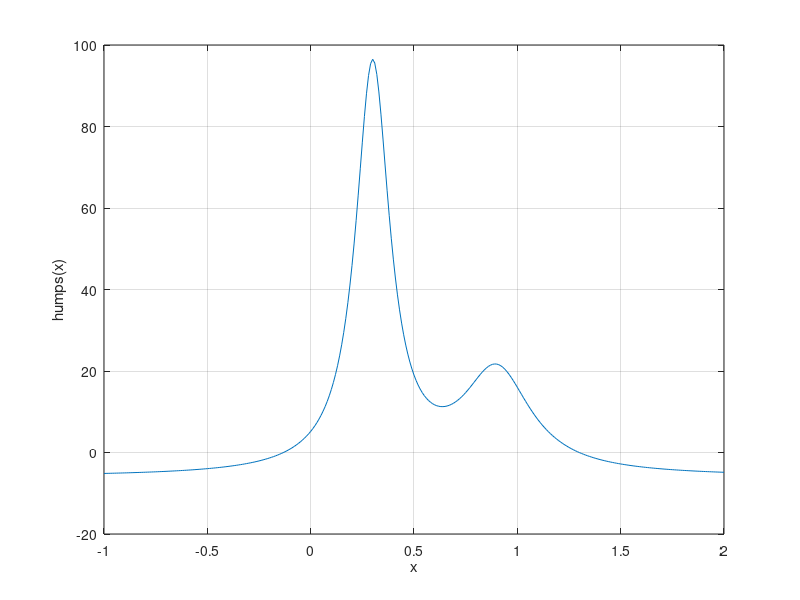

Write MATLAB code to recreate this figure.
%Shishir Khanal
%01/01/2022
%Optimization using fminbnd
%fminbnd can't be used to compute optimum of multivariable functions
%-----------------------------

clc; close all; clear;
f = @(x) x.^3 + 4*x;
%fplot(f)
axis([-3 3 -15 15])

x = -3:0.1:3;
plot(x, f(x))

%local minimum
%computes most minimum value among all critical points
[xmin, fmin] = fminbnd(f, -3, 3);

%-----------------------------

clc; close all; clear;

f = @(x) x.^2 +  4*sin(5*x);
%fplot(f)
axis([-3 3 -15 15])

x = -5:0.1:5;
plot(x, f(x))

%local minimum
%computes min value of critical point
[xmin1, fmin1] = fminbnd(f, -3.5, -2.5);

[xmin2, fmin2] = fminbnd(f, 3, 4.5);

%-----------------------------

clc; close all; clear;

f = @(x) x.^3 - 4*x;
%interval
x1 = -3;
x2 = 3;
%Display the iterations of optimization
options = optimset('Display', 'iter');
[xmin1, fmin1] = fminbnd(f, x1, x2, options);


%-----------------------------

clc; close all; clear;

y = @(x) humps(x);
x = -1:0.01:2;
plot(x,y(x))
xlabel('x')
ylabel('humps(x)')
grid on

%interval
x1 = 0.3;
x2 = 1;
%Display the iterations of optimization
options = optimset('Display', 'iter');
[xmin1, fmin1] = fminbnd(y, x1, x2, options);

